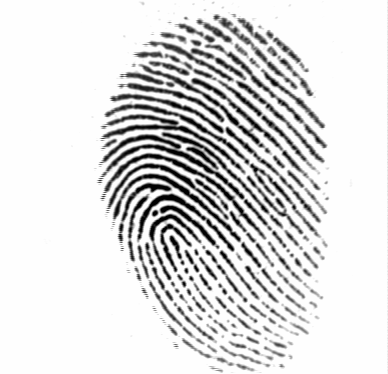
#> input picture database/101_1.tif, 388 x 374 px
$ python cli.py ../../database/101_1.tif ../../database/101_2.tif   (older library calls are emulated)
#> lines starting #> are read from the running program, lines starting #| are printed output that depends on the picture; after the words box and inside, x2 and y2 are one past the last pixel; in counts of white or black regions, pixels touching at a corner belong together
### src/fingerprint_recognition/matching.py
"""Feature extraction and fingerprint matching.

Matching works in two stages. ORB descriptors computed at each minutia
propose correspondences, and the similarity transform (rotation, translation
and scale) that the largest number of them agree on aligns the two prints.
Under that alignment, minutiae of the first print are paired with minutiae
of the second that sit at the same place with the same ridge direction. The
score is the number of such pairs.
"""

from __future__ import annotations

import os
from collections.abc import Sequence
from dataclasses import dataclass

import cv2
import numpy as np
import numpy.typing as npt
from cv2.typing import MatLike

from .enhance import RidgeMap, enhance
from .minutiae import Minutia, extract_minutiae

DEFAULT_MATCH_THRESHOLD = 12
DESCRIPTOR_PATCH_SIZE = 31
# Lowe's ratio test: keep a match only if clearly better than the runner-up.
RATIO_TEST = 0.9
# Correspondences further than this from where the alignment puts them are outliers.
ALIGNMENT_TOLERANCE = 12.0
MIN_ALIGNMENT_INLIERS = 3
# Same sensor and resolution, so the scale between two prints should be close to 1.
SCALE_RANGE = (0.8, 1.25)
# Two aligned minutiae pair up if they are this close, in pixels and radians.
PAIR_DISTANCE = 10.0
PAIR_ANGLE = np.radians(20)

GrayImage = MatLike


@dataclass(frozen=True)
class Features:
    """Minutiae found on a fingerprint, plus ORB descriptors used for alignment."""

    minutiae: Sequence[Minutia]
    keypoints: Sequence[cv2.KeyPoint]
    descriptors: MatLike | None
    ridge_map: RidgeMap


@dataclass(frozen=True)
class MatchResult:
    """Outcome of comparing two fingerprints.

    ``score`` is the number of minutiae that line up once the prints are
    aligned; higher is more similar. ``matches`` are the descriptor matches
    consistent with the alignment, and ``transform`` is the 2x3 matrix that
    maps the first print onto the second (``None`` if no alignment was found).
    """

    score: int
    threshold: int
    matches: Sequence[cv2.DMatch]
    transform: npt.NDArray[np.float64] | None

    @property
    def is_match(self) -> bool:
        return self.score >= self.threshold


def load_image(path: str | os.PathLike[str]) -> GrayImage:
    """Read an image from disk as 8-bit grayscale."""
    image = cv2.imread(os.fspath(path), cv2.IMREAD_GRAYSCALE) if os.path.isfile(path) else None
#> image is the input picture: shape (374, 388); min 1, max 254, mean 220.7
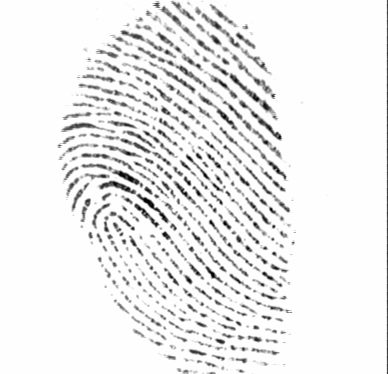
#> input picture database/101_2.tif, 388 x 374 px
#> in load_image, image is the input picture: shape (374, 388); min 1, max 254, mean 237
    if image is None:
        raise FileNotFoundError(f"Could not read image: {path}")
    return image


def extract_features(image: GrayImage) -> Features:
    """Enhance a grayscale fingerprint, find its minutiae and describe them."""
    clahe = cv2.createCLAHE(clipLimit=2.0, tileGridSize=(8, 8))
    ridge_map = enhance(clahe.apply(image))
    minutiae = extract_minutiae(ridge_map)

    # Describe the clean ridge pattern rather than the noisy scan, with each
    # patch rotated to the local ridge direction so rotation doesn't matter.
    # Ridge directions are ambiguous by 180 degrees, so every minutia is also
    # described upside down (class_id 1); matching compares those against the
    # upright descriptors (class_id 0) of the other print.
    ridge_image = cv2.GaussianBlur(np.where(ridge_map.ridges, 0, 255).astype(np.uint8), (5, 5), 1)
    candidates = [
        cv2.KeyPoint(
            float(m.x),
            float(m.y),
            DESCRIPTOR_PATCH_SIZE,
            (float(np.degrees(m.angle)) + 180 * flipped) % 360,
            class_id=flipped,
        )
        for m in minutiae
        for flipped in (0, 1)
    ]
    orb = cv2.ORB.create(edgeThreshold=DESCRIPTOR_PATCH_SIZE, patchSize=DESCRIPTOR_PATCH_SIZE)
    keypoints, descriptors = orb.compute(ridge_image, candidates)
    return Features(minutiae, keypoints, descriptors, ridge_map)


def _estimate_alignment(
    source: npt.NDArray[np.float64], target: npt.NDArray[np.float64]
) -> tuple[complex, complex, npt.NDArray[np.bool_]] | None:
    """Find the similarity transform ``z -> a*z + b`` most correspondences agree on.

    Points are complex numbers ``x + iy``. Every pair of correspondences
    defines a candidate transform; trying them all keeps the result
    deterministic, which random sampling (RANSAC) would not.
    """
    zs = source[:, 0] + 1j * source[:, 1]
    zt = target[:, 0] + 1j * target[:, 1]
    i, j = np.triu_indices(len(zs), 1)
    usable = np.abs(zs[j] - zs[i]) >= 1
    i, j = i[usable], j[usable]
    if i.size == 0:
        return None

    a = (zt[j] - zt[i]) / (zs[j] - zs[i])
    b = zt[i] - a * zs[i]
    errors = np.abs(a[:, None] * zs[None, :] + b[:, None] - zt[None, :])
    support = (errors < ALIGNMENT_TOLERANCE).sum(axis=1)
    support[(np.abs(a) < SCALE_RANGE[0]) | (np.abs(a) > SCALE_RANGE[1])] = 0

    best = int(np.argmax(support))
    if support[best] < MIN_ALIGNMENT_INLIERS:
        return None

    # Refine with a least-squares fit to the inliers of the best candidate.
    inliers = errors[best] < ALIGNMENT_TOLERANCE
    design = np.stack([zs[inliers], np.ones(inliers.sum())], axis=1)
    (a_fit, b_fit), *_ = np.linalg.lstsq(design, zt[inliers], rcond=None)
    if not SCALE_RANGE[0] <= abs(a_fit) <= SCALE_RANGE[1]:
        return None
    return complex(a_fit), complex(b_fit), inliers


def _pair_minutiae(
    first: Sequence[Minutia], second: Sequence[Minutia], a: complex, b: complex
) -> int:
    """Count one-to-one pairs of minutiae that coincide after alignment."""
    if not first or not second:
        return 0
    moved = a * np.array([m.x + 1j * m.y for m in first]) + b
    fixed = np.array([m.x + 1j * m.y for m in second])
    distances = np.abs(moved[:, None] - fixed[None, :])

    # Ridge directions are only defined up to 180 degrees.
    moved_angles = np.array([m.angle for m in first]) + np.angle(a)
    fixed_angles = np.array([m.angle for m in second])
    turn = np.abs((moved_angles[:, None] - fixed_angles[None, :] + np.pi / 2) % np.pi - np.pi / 2)

    rows, cols = np.nonzero((distances < PAIR_DISTANCE) & (turn < PAIR_ANGLE))
    used_first: set[int] = set()
    used_second: set[int] = set()
    for row, col in sorted(zip(rows, cols, strict=True), key=lambda rc: distances[rc]):
        if row not in used_first and col not in used_second:
            used_first.add(row)
            used_second.add(col)
    return len(used_first)


def _match_one_way(first: Features, second: Features, threshold: int) -> MatchResult:
    no_match = MatchResult(score=0, threshold=threshold, matches=[], transform=None)
    if (
        first.descriptors is None
        or second.descriptors is None
        or len(first.descriptors) < 2
        or len(second.descriptors) < 2
    ):
        return no_match

    upright = np.array([k.class_id == 0 for k in second.keypoints])
    upright_index = np.flatnonzero(upright)
    if upright_index.size < 2:
        return no_match

    matcher = cv2.BFMatcher(cv2.NORM_HAMMING)
    candidates = [
        cv2.DMatch(best.queryIdx, int(upright_index[best.trainIdx]), best.distance)
        for best, runner_up in matcher.knnMatch(first.descriptors, second.descriptors[upright], k=2)
        if best.distance < RATIO_TEST * runner_up.distance
    ]
    if len(candidates) < MIN_ALIGNMENT_INLIERS:
        return no_match

    source = np.array([first.keypoints[m.queryIdx].pt for m in candidates], dtype=float)
    target = np.array([second.keypoints[m.trainIdx].pt for m in candidates], dtype=float)
    alignment = _estimate_alignment(source, target)
    if alignment is None:
        return no_match

    a, b, inliers = alignment
    return MatchResult(
        score=_pair_minutiae(first.minutiae, second.minutiae, a, b),
        threshold=threshold,
        matches=[m for m, keep in zip(candidates, inliers, strict=True) if keep],
        transform=np.array([[a.real, -a.imag, b.real], [a.imag, a.real, b.imag]]),
    )


def match_features(
    first: Features, second: Features, threshold: int = DEFAULT_MATCH_THRESHOLD
) -> MatchResult:
    """Align two feature sets and count the minutiae they share.

    Both directions are tried and the weaker result is kept, so the score
    doesn't depend on the order of the prints.
    """
    forward = _match_one_way(first, second, threshold)
    backward = _match_one_way(second, first, threshold)
    return forward if forward.score <= backward.score else _swap(backward)


# [24 lines left out: functions _swap, compare, not called in this run]

### src/fingerprint_recognition/enhance.py
"""Gabor-filter fingerprint enhancement.

Port of Peter Kovesi's MATLAB fingerprint enhancement code, by way of
Utkarsh Deshmukh's Python translation
(https://github.com/Utkarsh-Deshmukh/Fingerprint-Enhancement-Python),
vectorised with NumPy/OpenCV. See THIRD_PARTY_NOTICES.md for their licenses.

Reference: Hong, L., Wan, Y., and Jain, A. K. Fingerprint image enhancement:
algorithm and performance evaluation. IEEE Transactions on Pattern Analysis
and Machine Intelligence 20, 8 (1998), 777-789.
"""

from __future__ import annotations

import math
from dataclasses import dataclass

import cv2
import numpy as np
import numpy.typing as npt
from scipy import ndimage, signal

FloatArray = npt.NDArray[np.float64]
BoolArray = npt.NDArray[np.bool_]


def _gaussian_kernel(sigma: float, *, force_odd: bool = True) -> FloatArray:
    size = int(6 * sigma)
    if force_odd and size % 2 == 0:
        size += 1
    return np.asarray(cv2.getGaussianKernel(size, sigma), dtype=np.float64).ravel()


def _gaussian_smooth(image: FloatArray, kernel: FloatArray) -> FloatArray:
    # The 2D Gaussian is separable, so two 1D passes equal one 2D convolution.
    smoothed = ndimage.convolve1d(ndimage.convolve1d(image, kernel, axis=0), kernel, axis=1)
    return np.asarray(smoothed, dtype=np.float64)


def ridge_segment(
    image: npt.ArrayLike, block_size: int = 16, threshold: float = 0.1
) -> tuple[FloatArray, BoolArray]:
    """Normalise the image and find the region that contains ridges.

    The image is split into ``block_size`` blocks; blocks whose standard
    deviation exceeds ``threshold`` are considered part of the fingerprint.

    Returns the image renormalised to zero mean and unit standard deviation
    over the ridge region, and the boolean ridge mask.
    """
#> called with block_size = 16, threshold = 0.1
    im = np.asarray(image, dtype=np.float64)
    rows, cols = im.shape
    im = (im - im.mean()) / im.std()

    padded_rows = block_size * math.ceil(rows / block_size)
    padded_cols = block_size * math.ceil(cols / block_size)
    padded = np.zeros((padded_rows, padded_cols))
    padded[:rows, :cols] = im

    blocks = padded.reshape(
        padded_rows // block_size, block_size, padded_cols // block_size, block_size
    )
    block_std = blocks.std(axis=(1, 3))
    std_image = np.kron(block_std, np.ones((block_size, block_size)))[:rows, :cols]
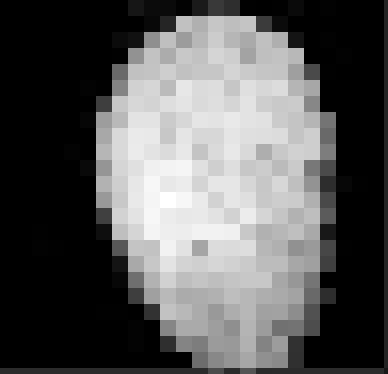
#> std_image: shape (374, 388) float64; min 2.22e-16, max 1.48, mean 0.528; drawn with min black and max white

    mask = std_image > threshold
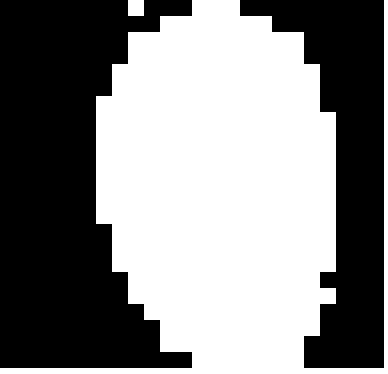
#> mask: shape (374, 388) bool; 52.4% white; 2 black regions, box (x1, y1, x2, y2) and area: (0, 0, 192, 368) 45312, (240, 0, 384, 368) 23808
    normalised = (im - im[mask].mean()) / im[mask].std()
    return normalised, mask


def ridge_orient(
    image: FloatArray,
    gradient_sigma: float = 1,
    block_sigma: float = 7,
    orient_smooth_sigma: float = 7,
) -> FloatArray:
    """Estimate the local ridge orientation, in radians, of every pixel.

    Orientations are positive clockwise and point *along* the ridges.
    """
#> called with gradient_sigma = 1, block_sigma = 7, orient_smooth_sigma = 7
    gauss = _gaussian_kernel(gradient_sigma)
    fy, fx = np.gradient(np.outer(gauss, gauss))
    gx = signal.convolve2d(image, fx, mode="same")
    gy = signal.convolve2d(image, fy, mode="same")

    # Smooth the covariance data to get a weighted sum of gradient moments.
    weights = _gaussian_kernel(block_sigma, force_odd=False)
    gxx = _gaussian_smooth(gx * gx, weights)
    gyy = _gaussian_smooth(gy * gy, weights)
    gxy = 2 * _gaussian_smooth(gx * gy, weights)
#> in _gaussian_smooth (call 3), `smoothed = ndimage.convolve1d(ndimage.convolve1d(image, kernel, axis=0..`:
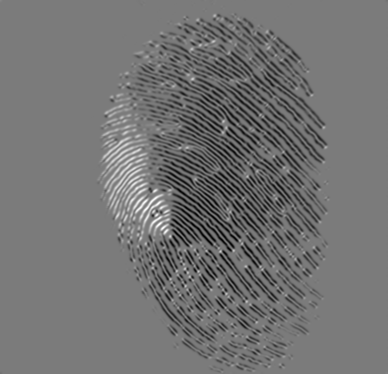
#> image: shape (374, 388) float64; min -0.475, max 0.508, mean -0.0315; drawn with min black and max white

    # Analytic solution of the principal direction.
    denom = np.sqrt(gxy**2 + (gxx - gyy) ** 2) + np.finfo(float).eps
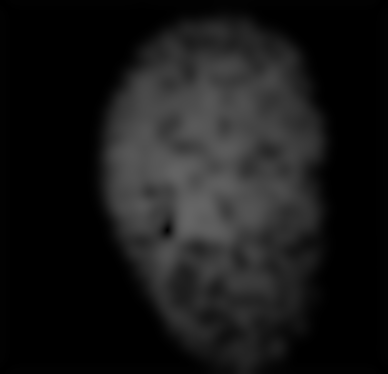
#> denom: shape (374, 388) float64; min 2.22e-16, max 0.398, mean 0.0948
    sin2theta = gxy / denom
    cos2theta = (gxx - gyy) / denom
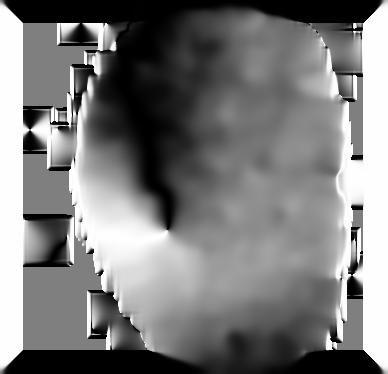
#> cos2theta: shape (374, 388) float64; min -1, max 1, mean -0.0253; drawn with min black and max white

    if orient_smooth_sigma:
        smooth = _gaussian_kernel(orient_smooth_sigma)
        cos2theta = _gaussian_smooth(cos2theta, smooth)
        sin2theta = _gaussian_smooth(sin2theta, smooth)
#> in _gaussian_smooth (call 5), `smoothed = ndimage.convolve1d(ndimage.convolve1d(image, kernel, axis=0..`:
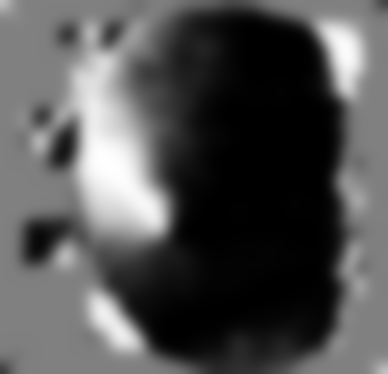
#> smoothed: shape (374, 388) float64; min -0.999, max 0.991, mean -0.357; drawn with min black and max white

    return np.pi / 2 + np.arctan2(sin2theta, cos2theta) / 2
#> (the rest of the program and of its run is left out)
